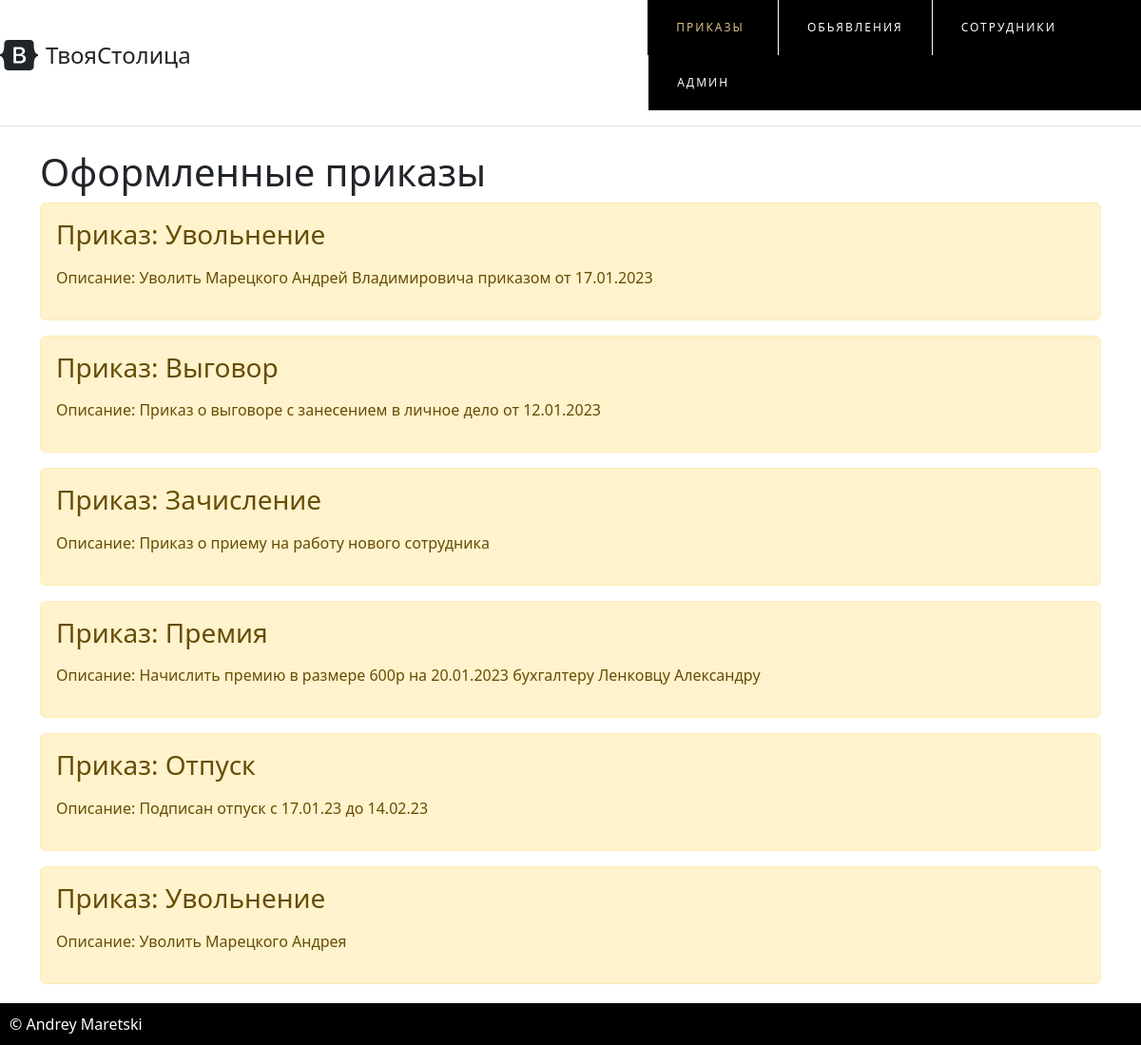
The page / on the database its author committed.
### main/models.py (models this page shows, shortened)
class Task(models.Model):
    title = models.CharField('Название', max_length=50)
    task = models.TextField('Описание')

### main/views.py (the view)
# urls.py: path('', views.index, name='home'),
def index(request):
    tasks = Task.objects.all()
    return render(request, 'main/index.html',{'title': 'Главная сайта',  'tasks': tasks})

### main/templates/main/index.html (shortened to what this page needs)
{% extends 'main/base.html' %}
{% block content %}
<h1>Оформленные приказы</h1>
{% if tasks %}
{% for i in tasks%}
<div class="alert alert-warning mt-2">
    <h3>Приказ: {{i.title}}</h3>
    <p>Описание: {{i.task}}</p>
</div>
{% endfor %}
{% else%}
    <p>Нету записей</p>
{% endif %}
{% endblock %}

### main/templates/main/base.html (shortened to what this page needs)
<!doctype html>
<html lang="en">
<head>
    <link rel="stylesheet" href="https://cdn.jsdelivr.net/npm/bootstrap@5.2.2/dist/css/bootstrap.min.css">
</head>
<body>
<div class="d-flex flex-column flex-md-row align-items-center pb-3 mb-4 border-bottom">
<a href="/" class="d-flex align-items-center text-dark text-decoration-none">
        <span class="fs-4" > ТвояСтолица&nbsp;&nbsp;&nbsp;&nbsp;&nbsp;&nbsp;&nbsp;&nbsp;&nbsp;&nbsp;&nbsp;&nbsp;&nbsp;&nbsp;&nbsp;&nbsp;&nbsp;&nbsp;&nbsp;&nbsp;&nbsp;&nbsp;&nbsp;&nbsp;&nbsp;&nbsp;&nbsp;&nbsp;&nbsp;&nbsp;&nbsp;&nbsp;&nbsp;&nbsp;&nbsp;&nbsp;&nbsp;&nbsp;&nbsp;&nbsp;&nbsp;&nbsp;&nbsp;&nbsp;&nbsp;&nbsp;&nbsp;&nbsp;&nbsp;&nbsp;&nbsp;&nbsp;&nbsp;&nbsp;&nbsp;&nbsp;&nbsp;&nbsp;&nbsp;&nbsp;&nbsp;&nbsp;&nbsp;&nbsp;&nbsp;&nbsp;&nbsp;&nbsp;&nbsp;&nbsp;&nbsp;&nbsp;&nbsp;&nbsp;&nbsp;&nbsp;&nbsp;</span>
      </a>
    <nav>
  <ul class="topmenu" >
    <li><a href="{% url 'home' %}" class="active">Приказы</a>
    <li><a href="{% url 'about' %}">Обьявления</a>
    </li>
    <li><a href="{% url 'employ' %}">Сотрудники</a></li>
    <li><a href="/admin">Админ</a></li>
  </ul>
        </nav>
    </div>
<div class="container">
    {% block content %}{% endblock %}
</div>
<br>
<br>
<div id="footer">
    <div>
        &copy; Andrey Maretski
    </div>
</div>
</body>
</html>

### main/templates/main/base.html (style rules this page uses)
#footer { position: fixed; left: 0; bottom: 0; color: #fff; width: 100%; }
#footer div { padding: 10px; background: #000000; }
* { box-sizing: border-box; }
body { margin: 0; font-family: 'Open Sans', sans-serif; }
nav { background: black; }
nav ul { margin: 0; padding: 0; list-style: none; }
nav ul:after { content: ""; display: table; clear: both; }
nav a { text-decoration: none; display: block; transition: .3s linear; }
.topmenu > li { float: left; position: relative; border-left: 1px solid white; }
.topmenu > li:first-child { border-left: 0; }
.topmenu > li > a { padding: 20px 30px; font-size: 12px; text-transform: uppercase; color: #FEFDFD; letter-spacing: 2px; }
.topmenu > li > a.active, .submenu a:hover { color: #ddbe86; }

### rows shown on the page
Task: title "Увольнение", task "Уволить Марецкого Андрей Владимировича приказом от 17.01.2023"
Task: title "Выговор", task "Приказ о выговоре с занесением в личное дело от 12.01.2023"
Task: title "Зачисление", task "Приказ о приему на работу нового сотрудника"
Task: title "Премия", task "Начислить премию в размере 600р на 20.01.2023 бухгалтеру Ленковцу Александру"
Task: title "Отпуск", task "Подписан отпуск с 17.01.23 до 14.02.23"
Task: title "Увольнение", task "Уволить Марецкого Андрея"
